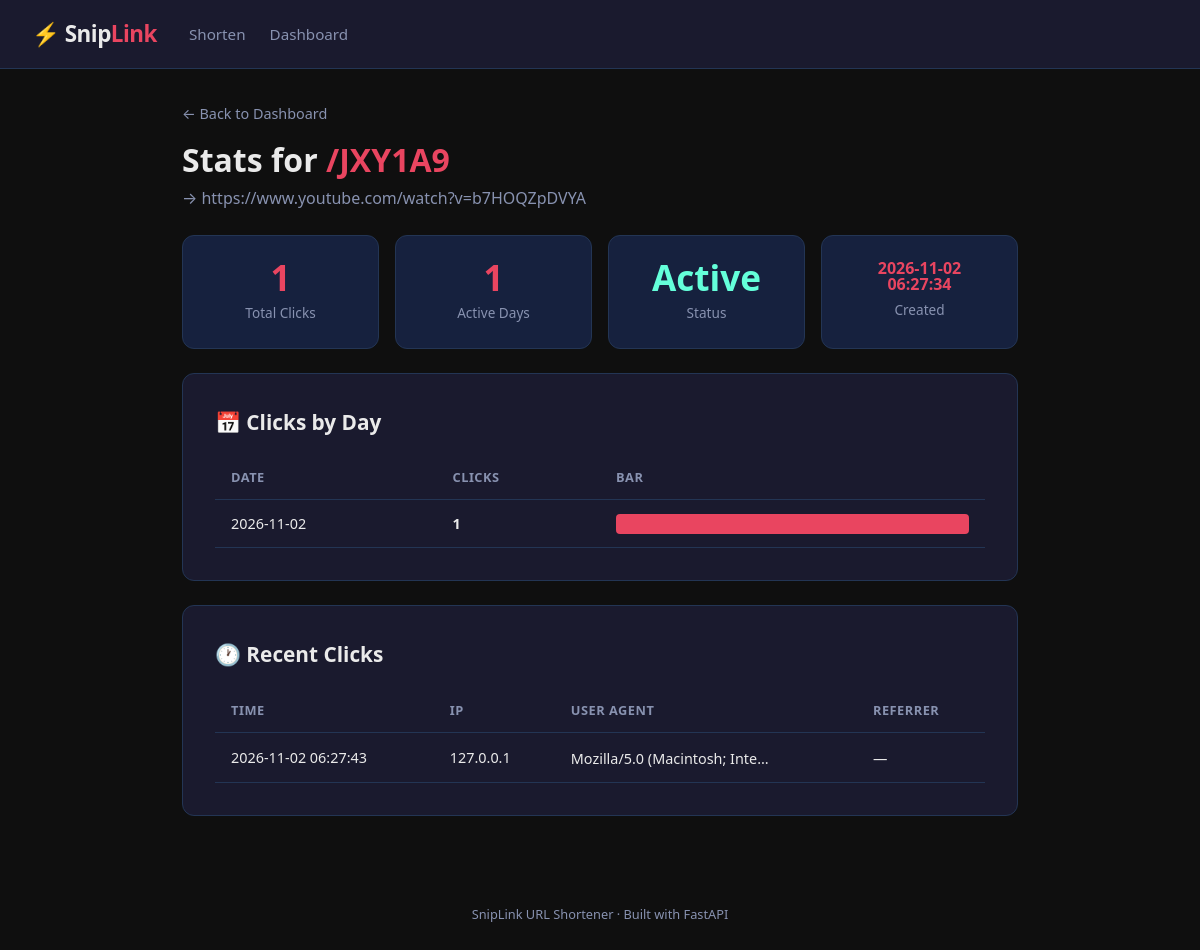
Screenshot of /stats/JXY1A9 with the database file from the repository.
### tables this page shows
CREATE TABLE urls (
                id INTEGER PRIMARY KEY AUTOINCREMENT,
                short_code TEXT UNIQUE NOT NULL,
                original_url TEXT NOT NULL,
                created_at TEXT NOT NULL DEFAULT (datetime('now')),
                is_active INTEGER NOT NULL DEFAULT 1
            );

CREATE TABLE clicks (
                id INTEGER PRIMARY KEY AUTOINCREMENT,
                url_id INTEGER NOT NULL,
                clicked_at TEXT NOT NULL DEFAULT (datetime('now')),
                ip_address TEXT,
                user_agent TEXT,
                referrer TEXT,
                FOREIGN KEY (url_id) REFERENCES urls(id) ON DELETE CASCADE
            );

### main.py (the view)
@app.get("/stats/{short_code}", response_class=HTMLResponse)
async def stats_page(request: Request, short_code: str):
    stats = get_url_stats(short_code)
    if not stats:
        raise HTTPException(status_code=404, detail="URL not found")
    return templates.TemplateResponse("stats.html", {"request": request, "stats": stats})

### templates/stats.html (shortened to what this page needs)
{% extends "base.html" %}
{% block content %}
<div style="margin-bottom: 1.5rem;">
  <a href="/dashboard" style="color: var(--text-muted); font-size: 0.9rem;">← Back to Dashboard</a>
  <h1 style="margin-top: 0.5rem;">
    Stats for <span style="color: var(--primary);">/{{ stats.short_code }}</span>
  </h1>
  <p style="color: var(--text-muted); word-break: break-all;">→ {{ stats.original_url }}</p>
</div>
<div class="stat-grid">
  <div class="stat-card">
    <div class="number">{{ stats.total_clicks }}</div>
    <div class="label">Total Clicks</div>
  </div>
  <div class="stat-card">
    <div class="number">{{ stats.daily_clicks | length }}</div>
    <div class="label">Active Days</div>
  </div>
  <div class="stat-card">
    <div class="number">
      {% if stats.is_active %}
        <span style="color: var(--success);">Active</span>
      {% else %}
        <span style="color: var(--primary);">Inactive</span>
      {% endif %}
    </div>
    <div class="label">Status</div>
  </div>
  <div class="stat-card">
    <div class="number" style="font-size: 1rem;">{{ stats.created_at }}</div>
    <div class="label">Created</div>
  </div>
</div>
{% if stats.daily_clicks %}
<div class="card">
  <h2>📅 Clicks by Day</h2>
  <table>
    <thead><tr><th>Date</th><th>Clicks</th><th>Bar</th></tr></thead>
    <tbody>
      {% set max_clicks = stats.daily_clicks | map(attribute='count') | max %}
      {% for day in stats.daily_clicks %}
      <tr>
        <td>{{ day.date }}</td>
        <td><strong>{{ day.count }}</strong></td>
        <td style="width: 50%;">
          <div style="
            background: var(--primary);
            height: 20px;
            border-radius: 4px;
            width: {{ (day.count / max_clicks * 100) | int }}%;
            min-width: 4px;
          "></div>
        </td>
      </tr>
      {% endfor %}
    </tbody>
  </table>
</div>
{% endif %}
{% if stats.recent_clicks %}
<div class="card">
  <h2>🕐 Recent Clicks</h2>
  <div style="overflow-x: auto;">
    <table>
      <thead><tr><th>Time</th><th>IP</th><th>User Agent</th><th>Referrer</th></tr></thead>
      <tbody>
        {% for click in stats.recent_clicks %}
        <tr>
          <td style="white-space: nowrap;">{{ click.clicked_at }}</td>
          <td>{{ click.ip_address or '—' }}</td>
          <td><span class="truncate" style="max-width:200px;" title="{{ click.user_agent }}">{{ click.user_agent or '—' }}</span></td>
          <td><span class="truncate" style="max-width:150px;">{{ click.referrer or '—' }}</span></td>
        </tr>
        {% endfor %}
      </tbody>
    </table>
  </div>
</div>
{% endif %}
{% endblock %}

### templates/base.html (style rules this page uses)
:root { --bg: #0f0f0f; --surface: #1a1a2e; --surface2: #16213e; --primary: #e94560; --primary-hover: #ff6b81; --accent: #0f3460; --text: #eaeaea; --text-muted: #8892b0; --border: #233554; --success: #64ffda; --radius: 12px; --font: 'Segoe UI', system-ui, -apple-system, sans-serif; }
* { margin: 0; padding: 0; box-sizing: border-box; }
body { font-family: var(--font); background: var(--bg); color: var(--text); min-height: 100vh; line-height: 1.6; }
a { color: var(--primary); text-decoration: none; }
.card { background: var(--surface); border: 1px solid var(--border); border-radius: var(--radius); padding: 2rem; margin-bottom: 1.5rem; }
.card h2 { font-size: 1.3rem; margin-bottom: 1rem; color: var(--text); }
table { width: 100%; border-collapse: collapse; }
th, td { text-align: left; padding: 0.75rem 1rem; border-bottom: 1px solid var(--border); font-size: 0.9rem; }
th { color: var(--text-muted); font-weight: 600; font-size: 0.8rem; text-transform: uppercase; letter-spacing: 0.5px; }
td { color: var(--text); }
.truncate { max-width: 250px; white-space: nowrap; overflow: hidden; text-overflow: ellipsis; display: inline-block; vertical-align: middle; }
.stat-grid { display: grid; grid-template-columns: repeat(auto-fit, minmax(180px, 1fr)); gap: 1rem; margin-bottom: 1.5rem; }
.stat-card { background: var(--surface2); border: 1px solid var(--border); border-radius: var(--radius); padding: 1.5rem; text-align: center; }
.stat-card .number { font-size: 2.2rem; font-weight: 800; color: var(--primary); line-height: 1; }
.stat-card .label { color: var(--text-muted); font-size: 0.85rem; margin-top: 0.4rem; }

### rows the page displays
urls: short_code "JXY1A9", original_url "https://www.youtube.com/watch?v=b7HOQZpDVYA", created_at "2026-11-02 06:27:34"
clicks: clicked_at "2026-11-02 06:27:43", ip_address "127.0.0.1", user_agent "Mozilla/5.0 (Macintosh; Inte…", referrer "—"

### other values shown
{{ stats.total_clicks }} "1"
{{ stats.daily_clicks | length }} "1"
{{ day.date }} "2026-11-02"
{{ day.count }} "1"
